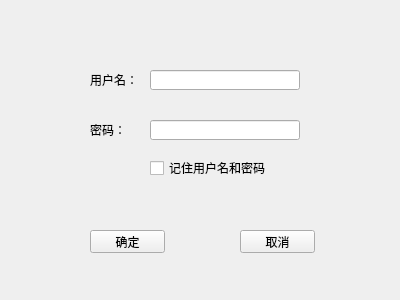
<?xml version="1.0" encoding="UTF-8"?>
<ui version="4.0">
 <class>Form</class>
 <widget class="QWidget" name="Form">
  <property name="geometry">
   <rect>
    <x>0</x>
    <y>0</y>
    <width>400</width>
    <height>300</height>
   </rect>
  </property>
  <property name="windowTitle">
   <string>Form</string>
  </property>
  <widget class="QLabel" name="label">
   <property name="geometry">
    <rect>
     <x>90</x>
     <y>70</y>
     <width>54</width>
     <height>20</height>
    </rect>
   </property>
   <property name="text">
    <string>用户名：</string>
   </property>
  </widget>
  <widget class="QLabel" name="label_2">
   <property name="geometry">
    <rect>
     <x>90</x>
     <y>120</y>
     <width>54</width>
     <height>20</height>
    </rect>
   </property>
   <property name="text">
    <string>密码：</string>
   </property>
  </widget>
  <widget class="QPushButton" name="pushButton">
   <property name="geometry">
    <rect>
     <x>90</x>
     <y>230</y>
     <width>75</width>
     <height>23</height>
    </rect>
   </property>
   <property name="text">
    <string>确定</string>
   </property>
  </widget>
  <widget class="QPushButton" name="pushButton_2">
   <property name="geometry">
    <rect>
     <x>240</x>
     <y>230</y>
     <width>75</width>
     <height>23</height>
    </rect>
   </property>
   <property name="text">
    <string>取消</string>
   </property>
  </widget>
  <widget class="QCheckBox" name="checkBox">
   <property name="geometry">
    <rect>
     <x>150</x>
     <y>160</y>
     <width>171</width>
     <height>16</height>
    </rect>
   </property>
   <property name="text">
    <string>记住用户名和密码</string>
   </property>
  </widget>
  <widget class="QLineEdit" name="lineEdit">
   <property name="geometry">
    <rect>
     <x>150</x>
     <y>70</y>
     <width>150</width>
     <height>20</height>
    </rect>
   </property>
  </widget>
  <widget class="QLineEdit" name="lineEdit_2">
   <property name="geometry">
    <rect>
     <x>150</x>
     <y>120</y>
     <width>150</width>
     <height>20</height>
    </rect>
   </property>
  </widget>
 </widget>
 <resources/>
 <connections/>
</ui>
